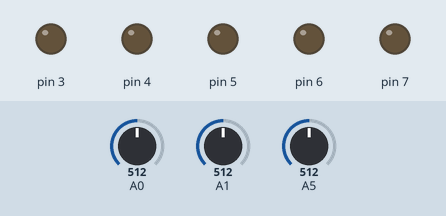
This sketch was run on a simulated Arduino Uno, built with avr-gcc and run on an emulated ATmega328P. On the bench: output pins drawn as LEDs (lit = HIGH). Dashed ring = blinking. Inputs (shaded band) come from the test bench; at power-on: A5 = 512, A0 = 512, A1 = 512.

Above: at 1.2 s.
1.3 s: A5 set to 488
At 1.45 s:
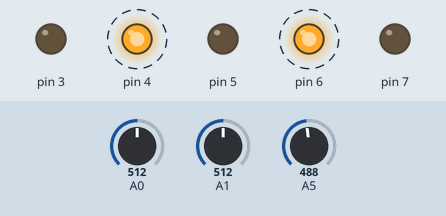
4.3 s: A5 set to 510
At 4.3 s:
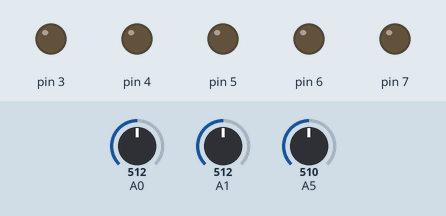
5.8 s: A5 set to 490
At 5.95 s:
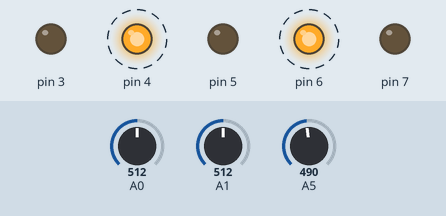
8.8 s: A0 set to 390
At 9.27 s:
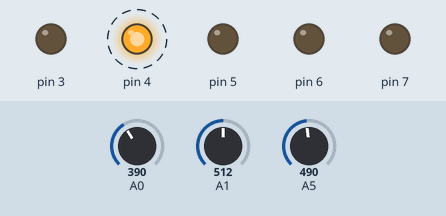
11.8 s: A0 set to 410
At 12.59 s:
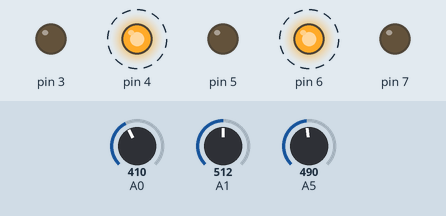
14.8 s: A1 set to 390
At 15.24 s:
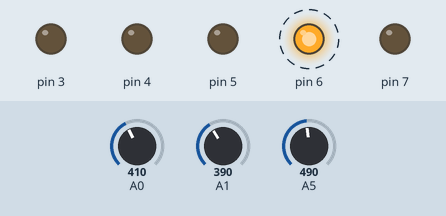
Timing chart, 0 to 18.8 s (numbered marks = the images above; inputs shaded):
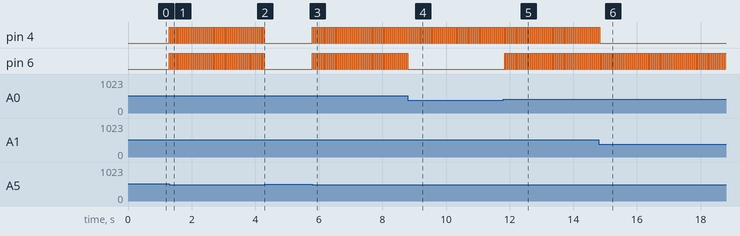

The sketch:

robocar2016.ino
```cpp
int left;
int right;
int front;


// the setup function runs once when you press reset or power the board
void setup() {
  // initialize digital pin 13 as an output.
    pinMode(3, OUTPUT);
  pinMode(4, OUTPUT);
  pinMode(5, OUTPUT);
  pinMode(6, OUTPUT);
  pinMode(7, OUTPUT);

Serial.begin (9600);
}

// the loop function runs over and over again forever
void loop() {

left = analogRead (A0);
right = analogRead (A1);
front = analogRead (A5);
while(500<front){
  digitalWrite(4, LOW);
    digitalWrite(6, LOW);
        digitalWrite(5, LOW);
    digitalWrite(7, LOW);

front = analogRead (A5);
}
if(right<400){
  if(left>400){
    digitalWrite(4, LOW);
    digitalWrite(6, HIGH);
     digitalWrite(5, LOW);
    digitalWrite(7, LOW);
  }
}
if(right>400){
  if(left<400){
    digitalWrite(4, HIGH);
    digitalWrite(6, LOW);
        digitalWrite(5, LOW);
    digitalWrite(7, LOW);
  }
}
if(right>400){
  if(left>400){
      digitalWrite(4, HIGH);
    digitalWrite(6, HIGH);
        digitalWrite(5, LOW);
    digitalWrite(7, LOW);
  }
}

delay(30);
    digitalWrite(4, LOW);
    digitalWrite(6, LOW);
        digitalWrite(5, LOW);
    digitalWrite(7, LOW);
delay(30);
}
```

Measured:
- the behaviour switches between 501 and 500 on A5 (found by bisection; images 0 and 1)
- after the input at 1.3 s, pin 4, pin 6: alternates HIGH for 0.03 s and LOW for 0.03 s, starting at once
- after the input at 4.3 s, pin 4, pin 6: stops changing and stays LOW
- after the input at 5.8 s, pin 4, pin 6: alternates HIGH for 0.03 s and LOW for 0.03 s, starting at once
- after the input at 8.8 s, pin 6: stops changing and stays LOW
- after the input at 11.8 s, pin 6: alternates HIGH for 0.03 s and LOW for 0.03 s, starting at once
- after the input at 14.8 s, pin 4: goes on until 14.8 s, then stays LOW
